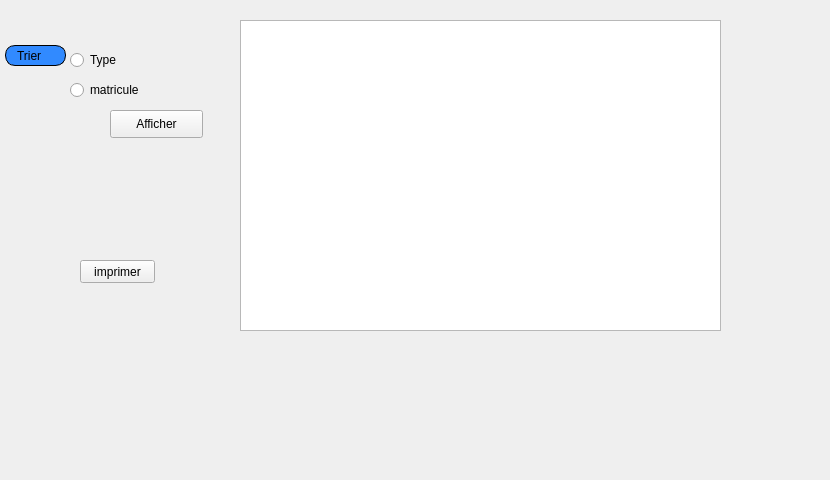
     <widget class="QWidget" name="tab_4">
      <attribute name="title">
       <string>Afficher</string>
      </attribute>
      <widget class="QTableView" name="tableDon">
       <property name="geometry">
        <rect>
         <x>240</x>
         <y>20</y>
         <width>481</width>
         <height>311</height>
        </rect>
       </property>
      </widget>
      <widget class="QLabel" name="label_5">
       <property name="geometry">
        <rect>
         <x>5</x>
         <y>45</y>
         <width>61</width>
         <height>21</height>
        </rect>
       </property>
       <property name="styleSheet">
        <string notr="true">border: 1px solid black;
border-radius: 10px;
padding: 0 8px;
background: #318aff;
font: bold, &quot;Arial&quot;;;
text-align:center;</string>
       </property>
       <property name="text">
        <string>Trier</string>
       </property>
      </widget>
      <widget class="QRadioButton" name="type_trie">
       <property name="geometry">
        <rect>
         <x>70</x>
         <y>50</y>
         <width>97</width>
         <height>20</height>
        </rect>
       </property>
       <property name="styleSheet">
        <string notr="true"/>
       </property>
       <property name="text">
        <string>Type</string>
       </property>
      </widget>
      <widget class="QRadioButton" name="matricule_trie">
       <property name="geometry">
        <rect>
         <x>70</x>
         <y>80</y>
         <width>97</width>
         <height>20</height>
        </rect>
       </property>
       <property name="styleSheet">
        <string notr="true"/>
       </property>
       <property name="text">
        <string>matricule</string>
       </property>
      </widget>
      <widget class="QPushButton" name="afficher_don_trier">
       <property name="geometry">
        <rect>
         <x>110</x>
         <y>110</y>
         <width>93</width>
         <height>28</height>
        </rect>
       </property>
       <property name="styleSheet">
        <string notr="true">#afficher_don_trier{
font: bold, &quot;Arial&quot;;;     background-color: qlineargradient(x1: 0, y1: 0, x2: 0, y2: 1,
                                       stop: 0 #dadbde, stop: 1 #f6f7fa);
}
#afficher_don_trier:pressed {
font: bold, &quot;Arial&quot;;;     background-color: qlineargradient(x1: 0, y1: 0, x2: 0, y2: 1,
                                       stop: 0 #dadbde, stop: 1 #fff07b);}
</string>
       </property>
       <property name="text">
        <string>Afficher</string>
       </property>
       <property name="icon">
        <iconset resource="ressources.qrc">
         <normaloff>:/images/img/A.png</normaloff>:/images/img/A.png</iconset>
       </property>
      </widget>
      <widget class="QLabel" name="label_22">
       <property name="geometry">
        <rect>
         <x>-40</x>
         <y>-20</y>
         <width>821</width>
         <height>471</height>
        </rect>
       </property>
       <property name="text">
        <string/>
       </property>
       <property name="pixmap">
        <pixmap resource="ressources.qrc">:/images/img/imf.jpg</pixmap>
       </property>
       <property name="scaledContents">
        <bool>true</bool>
       </property>
      </widget>
      <widget class="QPushButton" name="imprimer">
       <property name="geometry">
        <rect>
         <x>80</x>
         <y>260</y>
         <width>75</width>
         <height>23</height>
        </rect>
       </property>
       <property name="styleSheet">
        <string notr="true">#imprimer{
font: bold, &quot;Arial&quot;;;     background-color: qlineargradient(x1: 0, y1: 0, x2: 0, y2: 1,
                                       stop: 0 #dadbde, stop: 1 #f6f7fa);
}
#imprimer:pressed {
font: bold, &quot;Arial&quot;;;     background-color: qlineargradient(x1: 0, y1: 0, x2: 0, y2: 1,
                                       stop: 0 #dadbde, stop: 1 #fff07b);}
</string>
       </property>
       <property name="text">
        <string>imprimer</string>
       </property>
      </widget>
      <zorder>label_22</zorder>
      <zorder>tableDon</zorder>
      <zorder>label_5</zorder>
      <zorder>type_trie</zorder>
      <zorder>matricule_trie</zorder>
      <zorder>afficher_don_trier</zorder>
      <zorder>imprimer</zorder>
     </widget>
